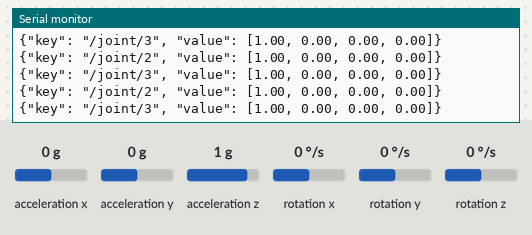
Bench run of a sketch on a simulated Arduino Uno, built with avr-gcc and run on an emulated ATmega328P. On the bench: the last lines printed to the serial monitor. The inputs (shaded band) are chosen by the test bench; at power-on: acceleration x 0 g, acceleration y 0 g, rotation z 0 °/s, acceleration z 1 g, rotation x 0 °/s, rotation y 0 °/s.

Above: at 2.2 s.
2.3 s: acceleration x set to 0.8 g
At 3.1 s:
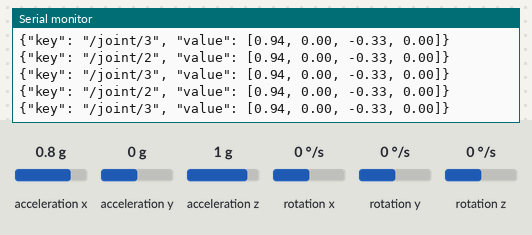
5.3 s: acceleration y set to -1.4 g
At 5.9 s:
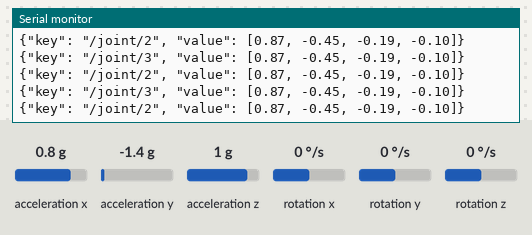
8.3 s: rotation z set to -100 °/s
At 8.8 s:
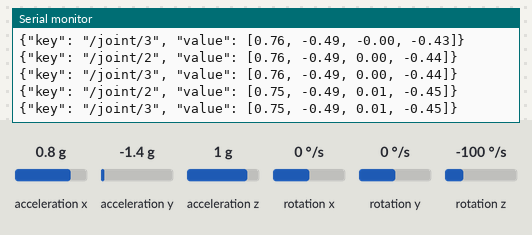
11.3 s: acceleration z set to -1.4 g
At 12.3 s:
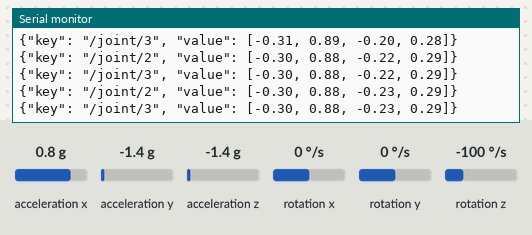
14.3 s: acceleration z set to -0.8 g
At 15.3 s:
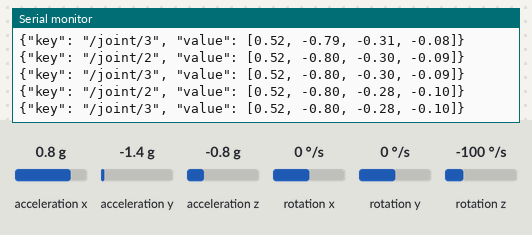
17.3 s: acceleration y set to 0.8 g
At 17.8 s:
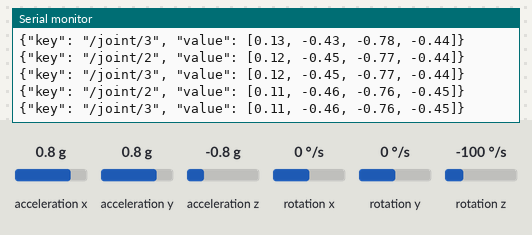
Timing chart, 0 to 20.3 s (numbered marks = the images above; inputs shaded):
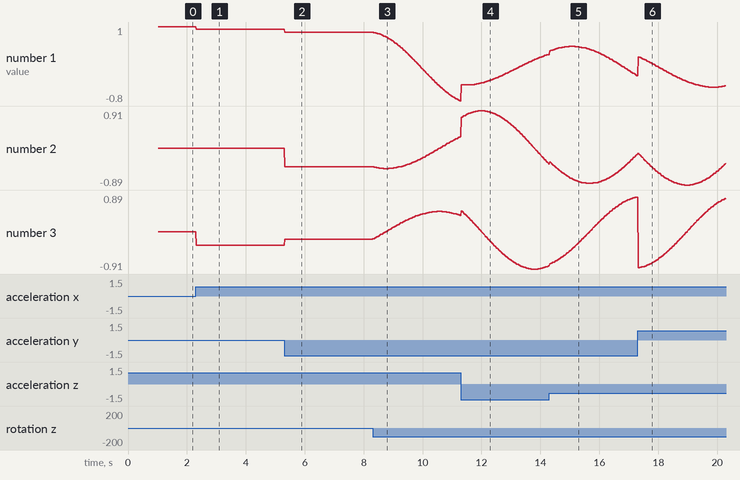

Measured:
- after the input at 2.3 s, the serial monitor: prints a new line at once (image 1)
- after the input at 5.3 s, the serial monitor: prints a new line at once (image 2)
- after the input at 8.3 s, the serial monitor: prints a new line at once (image 3)
- plotted number 1: 1 → 0.94 after the input at 2.3 s, 0.94 → 0.87 after the input at 5.3 s, 0.87 → -0.8 after the input at 8.3 s
- plotted number 2: 0 → -0.45 after the input at 5.3 s, -0.45 → 0.29 after the input at 8.3 s
- plotted number 3: 0 → -0.33 after the input at 2.3 s, -0.33 → -0.19 after the input at 5.3 s, -0.19 → 0.39 after the input at 8.3 s

The sketch:

joint01.ino
```cpp
#include "Wire.h"
#include "I2Cdev.h"
#include "MPU6050_6Axis_MotionApps612.h"

// initialize the two MPUs with their I2C ID
MPU6050 mpu_primary(0x68);
MPU6050 mpu_secondary(0x69);

uint8_t status_code = 0U;      // return status after each device operation (0 = success, !0 = error)

void setup() {
  Wire.begin();

  // it seems that we cannot use too high clock rate, due to the long I2C wire.
  // cannot flash firmware if signal integrity is too bad.
  // Wire.setClock(400000);
  Wire.setClock(100000);

  Serial.begin(115200);

  // initialize device
  Serial.print("{\"key\": \"/log\", \"value\": \"Initializing device 0x68...\", \"level\": \"DEBUG\"}\n");
  mpu_primary.initialize();
  status_code = mpu_primary.dmpInitialize();

  // 1 = initial memory load failed
  // 2 = DMP configuration updates failed
  // (if it's going to break, usually the code will be 1)
  if (status_code == 1U) {
    Serial.print("{\"key\": \"/log\", \"value\": \"device 0x68 initialization failed: initial memory load failed.\", \"level\": \"ERROR\"}\n");
    while (1) {}
  }
  if (status_code == 2U) {
    Serial.print("{\"key\": \"/log\", \"value\": \"device 0x68 initialization failed: DMP configuration updates failed.\", \"level\": \"ERROR\"}\n");
    while (1) {}
  }

  Serial.print("{\"key\": \"/log\", \"value\": \"Initializing device 0x69...\", \"level\": \"DEBUG\"}\n");
  mpu_secondary.initialize();
  status_code = mpu_secondary.dmpInitialize();

  // 1 = initial memory load failed
  // 2 = DMP configuration updates failed
  // (if it's going to break, usually the code will be 1)
  if (status_code == 1U) {
    Serial.print("{\"key\": \"/log\", \"value\": \"device 0x69 initialization failed: initial memory load failed.\", \"level\": \"ERROR\"}\n");
    while (1) {}
  }
  if (status_code == 2U) {
    Serial.print("{\"key\": \"/log\", \"value\": \"device 0x69 initialization failed: DMP configuration updates failed.\", \"level\": \"ERROR\"}\n");
    while (1) {}
  }

  // verify connection
  if (!mpu_primary.testConnection()) {
    Serial.print("{\"key\": \"/log\", \"value\": \"device 0x68 connection failed.\", \"level\": \"ERROR\"}\n");
  }
  if (!mpu_secondary.testConnection()) {
    Serial.print("{\"key\": \"/log\", \"value\": \"device 0x69 connection failed.\", \"level\": \"ERROR\"}\n");
  }

  // supply your own gyro offsets here, scaled for min sensitivity
  mpu_primary.setXGyroOffset(0);
  mpu_primary.setYGyroOffset(0);
  mpu_primary.setZGyroOffset(0);
  mpu_primary.setXAccelOffset(0);
  mpu_primary.setYAccelOffset(0);
  mpu_primary.setZAccelOffset(0);

  mpu_secondary.setXGyroOffset(0);
  mpu_secondary.setYGyroOffset(0);
  mpu_secondary.setZGyroOffset(0);
  mpu_secondary.setXAccelOffset(0);
  mpu_secondary.setYAccelOffset(0);
  mpu_secondary.setZAccelOffset(0);


  // Calibration Time: generate offsets and calibrate our MPU6050
  mpu_primary.CalibrateAccel(6);
  mpu_primary.CalibrateGyro(6);

  mpu_secondary.CalibrateAccel(6);
  mpu_secondary.CalibrateGyro(6);

  // calibration procedure will dump garbage on serial, we use a newline to fence it
  Serial.print("\n");

  // turn on the DMP, now that it's ready
  Serial.print("{\"key\": \"/log\", \"value\": \"Enabling DMP...\", \"level\": \"DEBUG\"}\n");
  mpu_primary.setDMPEnabled(true);
  mpu_secondary.setDMPEnabled(true);
  Serial.print("{\"key\": \"/log\", \"value\": \"Device ready.\", \"level\": \"INFO\"}\n");
}

void loop() {
  // Get the Latest packet
  uint8_t fifo_buffer_primary[64]; // FIFO storage buffer
  if (!mpu_primary.dmpGetCurrentFIFOPacket(fifo_buffer_primary)) {
    return;
  }

  uint8_t fifo_buffer_secondary[64]; // FIFO storage buffer
  if (!mpu_secondary.dmpGetCurrentFIFOPacket(fifo_buffer_secondary)) {
    return;
  }

  // orientation/motion vars
  Quaternion quat_primary;           // [w, x, y, z]         quaternion container
  Quaternion quat_secondary;           // [w, x, y, z]         quaternion container

  mpu_primary.dmpGetQuaternion(&quat_primary, fifo_buffer_primary);
  mpu_secondary.dmpGetQuaternion(&quat_secondary, fifo_buffer_secondary);

  Serial.print("{\"key\": \"/joint/2\", \"value\": [");
  Serial.print(quat_primary.w);Serial.print(", ");
  Serial.print(quat_primary.x);Serial.print(", ");
  Serial.print(quat_primary.y);Serial.print(", ");
  Serial.print(quat_primary.z);
  Serial.print("]}\n");

  Serial.print("{\"key\": \"/joint/3\", \"value\": [");
  Serial.print(quat_secondary.w);Serial.print(", ");
  Serial.print(quat_secondary.x);Serial.print(", ");
  Serial.print(quat_secondary.y);Serial.print(", ");
  Serial.print(quat_secondary.z);
  Serial.print("]}\n");
}
```
